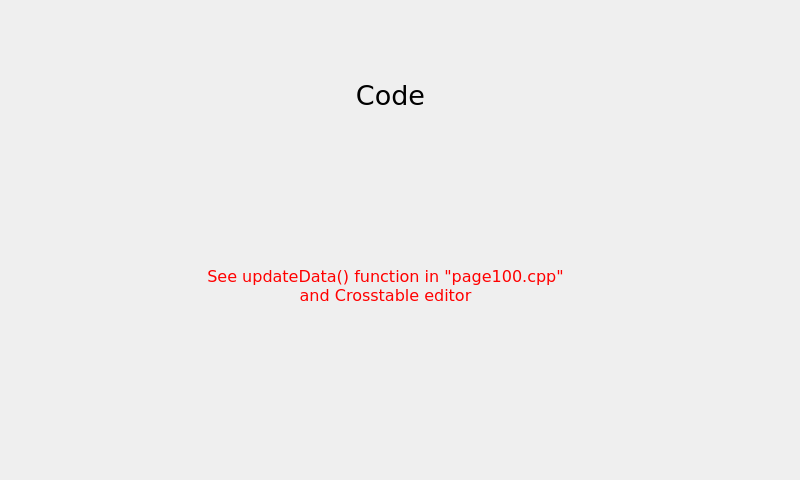
<?xml version="1.0" encoding="UTF-8"?>
<ui version="4.0">
<class>page100</class>
<widget class="QWidget" name="page100">
<property name="geometry">
<rect>
<x>0</x>
<y>0</y>
<width>800</width>
<height>480</height>
</rect>
</property>
<property name="minimumSize">
<size>
<width>800</width>
<height>480</height>
</size>
</property>
<property name="maximumSize">
<size>
<width>800</width>
<height>480</height>
</size>
</property>
<property name="windowTitle">
<string>page100</string>
</property>
<property name="styleSheet">
<string notr="true">QWidget#page100
{
}</string>
</property>
<widget class="QLabel" name="label_StringaTCP">
<property name="geometry">
<rect>
<x>100</x>
<y>70</y>
<width>581</width>
<height>51</height>
</rect>
</property>
<property name="font">
<font>
<family>DejaVu Sans</family>
<pointsize>20</pointsize>
</font>
</property>
<property name="text">
<string>Code</string>
</property>
<property name="alignment">
<set>Qt::AlignCenter</set>
</property>
</widget>
<widget class="QLabel" name="label">
<property name="geometry">
<rect>
<x>120</x>
<y>250</y>
<width>531</width>
<height>71</height>
</rect>
</property>
<property name="font">
<font>
<pointsize>12</pointsize>
  <family>DejaVu Sans</family>
</font>
</property>
<property name="styleSheet">
<string notr="true">color: rgb(255, 0, 0);</string>
</property>
<property name="text">
<string>See updateData() function in &quot;page100.cpp&quot;
and Crosstable editor</string>
</property>
<property name="alignment">
<set>Qt::AlignCenter</set>
</property>
</widget>
</widget>
<resources/>
<connections/>
<slots>
<slot>goto_page(const char*,bool)</slot>
</slots>
</ui>
